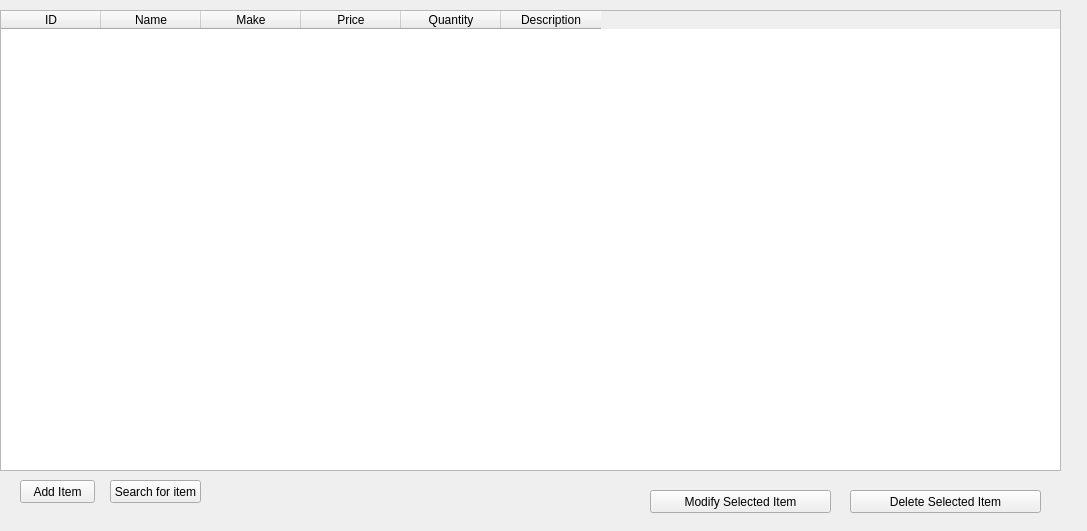
<?xml version="1.0" encoding="UTF-8"?>
<ui version="4.0">
 <class>ItemMain</class>
 <widget class="QWidget" name="ItemMain">
  <property name="geometry">
   <rect>
    <x>0</x>
    <y>0</y>
    <width>1087</width>
    <height>531</height>
   </rect>
  </property>
  <property name="windowTitle">
   <string>ItemMain</string>
  </property>
  <widget class="QTableWidget" name="tableWidget">
   <property name="geometry">
    <rect>
     <x>0</x>
     <y>10</y>
     <width>1061</width>
     <height>461</height>
    </rect>
   </property>
   <attribute name="horizontalHeaderDefaultSectionSize">
    <number>100</number>
   </attribute>
   <column>
    <property name="text">
     <string>ID</string>
    </property>
    <property name="toolTip">
     <string extracomment="The id of the specified item1"/>
    </property>
    <property name="whatsThis">
     <string extracomment="The id of the specified item2"/>
    </property>
   </column>
   <column>
    <property name="text">
     <string>Name</string>
    </property>
   </column>
   <column>
    <property name="text">
     <string>Make</string>
    </property>
   </column>
   <column>
    <property name="text">
     <string>Price</string>
    </property>
   </column>
   <column>
    <property name="text">
     <string>Quantity</string>
    </property>
   </column>
   <column>
    <property name="text">
     <string>Description</string>
    </property>
   </column>
  </widget>
  <widget class="QPushButton" name="AddItemButton">
   <property name="geometry">
    <rect>
     <x>20</x>
     <y>480</y>
     <width>75</width>
     <height>23</height>
    </rect>
   </property>
   <property name="text">
    <string>Add Item</string>
   </property>
  </widget>
  <widget class="QPushButton" name="ModifySelectedItemButton">
   <property name="geometry">
    <rect>
     <x>650</x>
     <y>490</y>
     <width>181</width>
     <height>23</height>
    </rect>
   </property>
   <property name="text">
    <string>Modify Selected Item</string>
   </property>
  </widget>
  <widget class="QPushButton" name="DeleteSelectedItemButton">
   <property name="geometry">
    <rect>
     <x>850</x>
     <y>490</y>
     <width>191</width>
     <height>23</height>
    </rect>
   </property>
   <property name="text">
    <string>Delete Selected Item</string>
   </property>
  </widget>
  <widget class="QPushButton" name="SearchForItemButton">
   <property name="geometry">
    <rect>
     <x>110</x>
     <y>480</y>
     <width>91</width>
     <height>23</height>
    </rect>
   </property>
   <property name="text">
    <string>Search for item</string>
   </property>
  </widget>
 </widget>
 <layoutdefault spacing="6" margin="11"/>
 <tabstops>
  <tabstop>AddItemButton</tabstop>
  <tabstop>SearchForItemButton</tabstop>
  <tabstop>ModifySelectedItemButton</tabstop>
  <tabstop>DeleteSelectedItemButton</tabstop>
  <tabstop>tableWidget</tabstop>
 </tabstops>
 <resources/>
 <connections/>
</ui>
